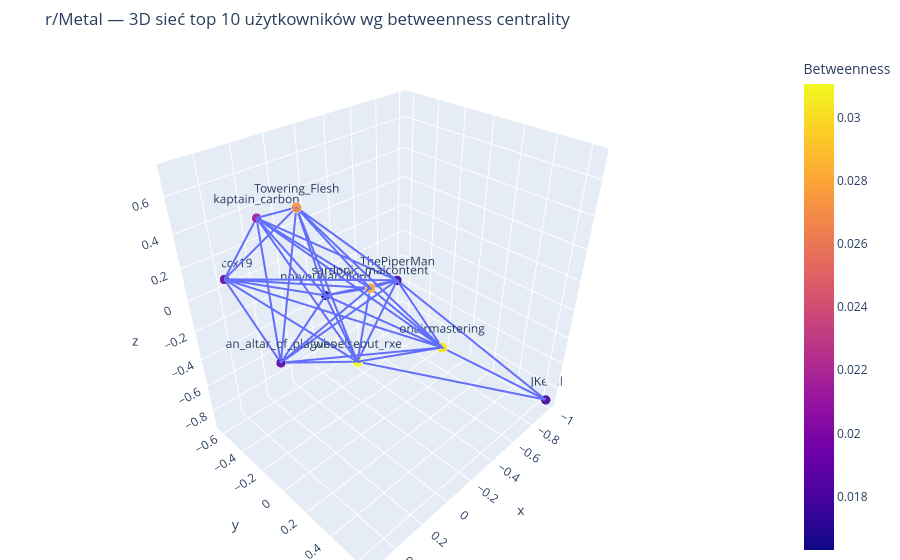
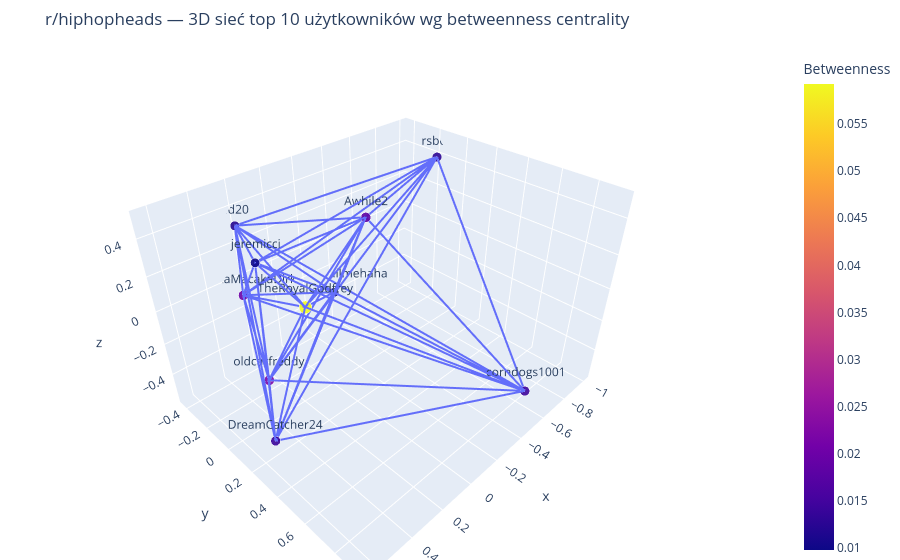
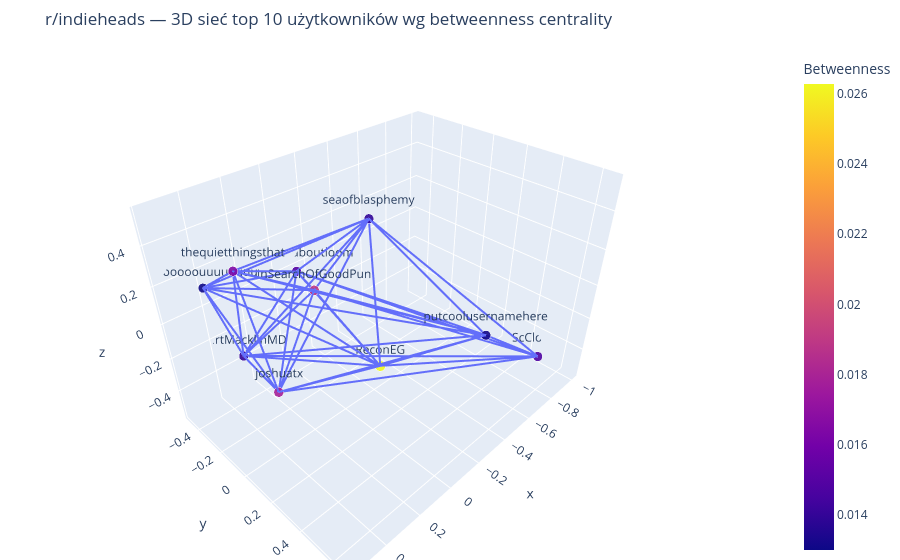
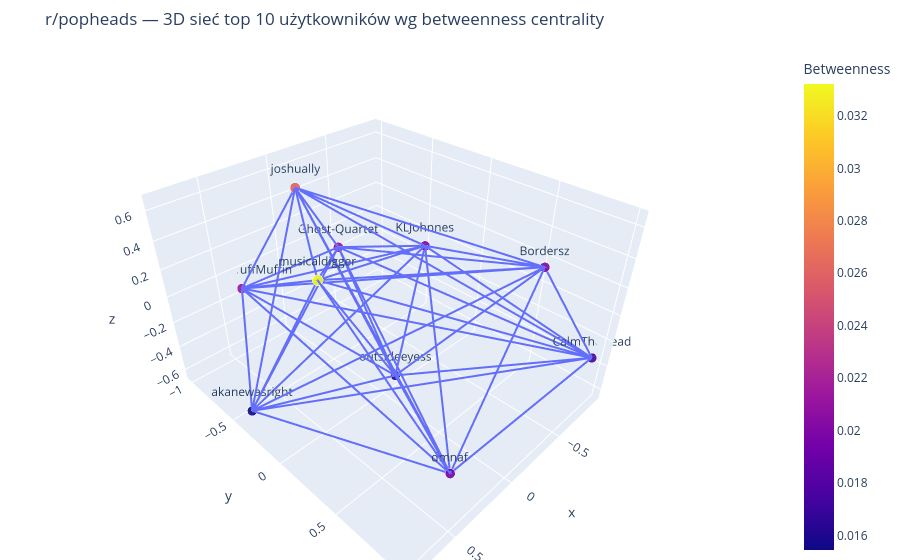

These figures' notebook cell, in order:
### Code cell
# Wizualizacja 3D — top 10 użytkowników wg centralności pośrednictwa

if PLOTLY_AVAILABLE:

    for subreddit, graph in sorted(graphs.items()):

        if subreddit not in centrality_tables:
            print(f"Brak tabeli centralności dla {subreddit_display(subreddit)}.")
            continue

        centrality_df = centrality_tables[subreddit]

        top_users = (
            centrality_df.sort_values("betweenness_centrality", ascending=False)
            .head(10)
            .index
            .tolist()
        )

        subgraph = graph.to_undirected().subgraph(top_users).copy()

        if subgraph.number_of_nodes() < 2:
            print(f"{subreddit_display(subreddit)}: za mało użytkowników do wizualizacji 3D.")
            continue

        positions = nx.spring_layout(subgraph, dim=3, seed=42, k=1.5)

        communities = nx.get_node_attributes(graph, "community")

        # Krawędzie
        edge_x, edge_y, edge_z = [], [], []

        for source, target in subgraph.edges():

            x0, y0, z0 = positions[source]
            x1, y1, z1 = positions[target]

            edge_x += [x0, x1, None]
            edge_y += [y0, y1, None]
            edge_z += [z0, z1, None]

        edge_trace = go.Scatter3d(
            x=edge_x,
            y=edge_y,
            z=edge_z,
            mode="lines",
            line=dict(width=4),
            hoverinfo="none",
        )

        # Węzły
        node_x = [positions[node][0] for node in subgraph.nodes()]
        node_y = [positions[node][1] for node in subgraph.nodes()]
        node_z = [positions[node][2] for node in subgraph.nodes()]

        node_betweenness = [
            centrality_df.loc[node, "betweenness_centrality"] for node in subgraph.nodes()
        ]

        node_degree = dict(subgraph.degree())

        node_trace = go.Scatter3d(
            x=node_x,
            y=node_y,
            z=node_z,
            mode="markers+text",
            text=list(subgraph.nodes()),
            textposition="top center",
            hovertext=[
                (
                    f"{node}<br>"
                    f"centralność pośrednictwa: {centrality_df.loc[node, 'betweenness_centrality']:.6f}<br>"
                    f"stopień w pokazywanym podgrafie: {node_degree[node]}<br>"
                    f"społeczność: {communities.get(node, 'brak')}"
                )
                for node in subgraph.nodes()
            ],
            hoverinfo="text",
            marker=dict(
                size=[10 + value * 80 for value in node_betweenness],
                color=node_betweenness,
                opacity=0.9,
                colorbar=dict(title="Pośrednictwo"),
            ),
        )

        figure = go.Figure(data=[edge_trace, node_trace])

        figure.update_layout(
            title=(
                f"{subreddit_display(subreddit)} — 3D sieć: top 10 użytkowników "
                f"wg centralności pośrednictwa"
            ),
            showlegend=False,
            margin=dict(l=0, r=0, b=0, t=50),
        )

        subreddit_slug = str(subreddit).lower().replace(" ", "_").replace("/", "_")
        save_plotly_png(figure, f"network_top_betweenness_3d_{subreddit_slug}.png")
        figure.show()

else:
    print(
        "Plotly nie jest zainstalowane, dlatego pominięto "
        "interaktywną wizualizację 3D."
    )

### Figure 1 — Plotly figure (JSON) as saved in the notebook; plotly's stock layout.template omitted (floating-point values rounded to 4 significant figures)
{"data": [{"hoverinfo": "none", "line": {"width": 4}, "mode": "lines", "type": "scatter3d", "x": [0.3455, 0.3768, null, 0.3455, -0.3677, null, 0.3455, 0.536, null, 0.3455, 0.3151, null, 0.3455, -0.09776, null, 0.3455, 0.1163, null, 0.3455, 0.05097, null, 0.3455, -0.2753, null, 0.1163, -0.09776, null, 0.1163, 0.05097, null, 0.1163, 0.536, null, 0.1163, 0.3768, null, 0.1163, -0.3677, null, 0.1163, 0.3151, null, 0.1163, -0.2753, null, -1, 0.05097, null, -1, -0.3677, null, -1, -0.2753, null, -0.09776, 0.3768, null, -0.09776, -0.3677, null, -0.09776, 0.536, null, -0.09776, 0.3151, null, -0.09776, -0.2753, null, -0.09776, 0.05097, null, 0.3768, 0.05097, null, 0.3768, 0.536, null, 0.3768, -0.3677, null, 0.3768, 0.3151, null, 0.3768, -0.2753, null, 0.3151, 0.05097, null, 0.3151, 0.536, null, 0.3151, -0.3677, null, 0.3151, -0.2753, null, 0.536, 0.05097, null, 0.536, -0.2753, null, 0.536, -0.3677, null, -0.3677, 0.05097, null, -0.3677, -0.2753, null, 0.05097, -0.2753, null], "y": [0.04092, -0.6308, null, 0.04092, -0.06486, null, 0.04092, 0.06965, null, 0.04092, -0.3272, null, 0.04092, -0.376, null, 0.04092, 0.2328, null, 0.04092, 0.05021, null, 0.04092, 0.3608, null, 0.2328, -0.376, null, 0.2328, 0.05021, null, 0.2328, 0.06965, null, 0.2328, -0.6308, null, 0.2328, -0.06486, null, 0.2328, -0.3272, null, 0.2328, 0.3608, null, 0.6444, 0.05021, null, 0.6444, -0.06486, null, 0.6444, 0.3608, null, -0.376, -0.6308, null, -0.376, -0.06486, null, -0.376, 0.06965, null, -0.376, -0.3272, null, -0.376, 0.3608, null, -0.376, 0.05021, null, -0.6308, 0.05021, null, -0.6308, 0.06965, null, -0.6308, -0.06486, null, -0.6308, -0.3272, null, -0.6308, 0.3608, null, -0.3272, 0.05021, null, -0.3272, 0.06965, null, -0.3272, -0.06486, null, -0.3272, 0.3608, null, 0.06965, 0.05021, null, 0.06965, 0.3608, null, 0.06965, -0.06486, null, -0.06486, 0.05021, null, -0.06486, 0.3608, null, 0.05021, 0.3608, null], "z": [0.7101, 0.06232, null, 0.7101, -0.025, null, 0.7101, -0.001599, null, 0.7101, 0.5161, null, 0.7101, -0.1482, null, 0.7101, 0.2907, null, 0.7101, -0.3004, null, 0.7101, -0.2114, null, 0.2907, -0.1482, null, 0.2907, -0.3004, null, 0.2907, -0.001599, null, 0.2907, 0.06232, null, 0.2907, -0.025, null, 0.2907, 0.5161, null, 0.2907, -0.2114, null, -0.8928, -0.3004, null, -0.8928, -0.025, null, -0.8928, -0.2114, null, -0.1482, 0.06232, null, -0.1482, -0.025, null, -0.1482, -0.001599, null, -0.1482, 0.5161, null, -0.1482, -0.2114, null, -0.1482, -0.3004, null, 0.06232, -0.3004, null, 0.06232, -0.001599, null, 0.06232, -0.025, null, 0.06232, 0.5161, null, 0.06232, -0.2114, null, 0.5161, -0.3004, null, 0.5161, -0.001599, null, 0.5161, -0.025, null, 0.5161, -0.2114, null, -0.001599, -0.3004, null, -0.001599, -0.2114, null, -0.001599, -0.025, null, -0.025, -0.3004, null, -0.025, -0.2114, null, -0.3004, -0.2114, null]}, {"hoverinfo": "text", "hovertext": ["Towering_Flesh<br>betweenness centrality: 0.027189<br>degree in shown subgraph: 8<br>community: 3", "sardonic_malcontent<br>betweenness centrality: 0.028470<br>degree in shown subgraph: 8<br>community: 14", "JKevill<br>betweenness centrality: 0.017720<br>degree in shown subgraph: 3<br>community: 27", "notyourlandlord<br>betweenness centrality: 0.016307<br>degree in shown subgraph: 8<br>community: 12", "Samccx19<br>betweenness centrality: 0.018940<br>degree in shown subgraph: 8<br>community: 11", "kaptain_carbon<br>betweenness centrality: 0.021215<br>degree in shown subgraph: 8<br>community: 10", "an_altar_of_plagues<br>betweenness centrality: 0.018708<br>degree in shown subgraph: 8<br>community: 10", "ThePiperMan<br>betweenness centrality: 0.017837<br>degree in shown subgraph: 9<br>community: 12", "whoelsebut_rxe<br>betweenness centrality: 0.031067<br>degree in shown subgraph: 9<br>community: 12", "onairmastering<br>betweenness centrality: 0.030196<br>degree in shown subgraph: 9<br>community: 12"], "marker": {"color": [0.02719, 0.02847, 0.01772, 0.01631, 0.01894, 0.02121, 0.01871, 0.01784, 0.03107, 0.0302], "colorbar": {"title": {"text": "Betweenness"}}, "opacity": 0.9, "size": [12.18, 12.28, 11.42, 11.3, 11.52, 11.7, 11.5, 11.43, 12.49, 12.42]}, "mode": "markers+text", "text": ["Towering_Flesh", "sardonic_malcontent", "JKevill", "notyourlandlord", "Samccx19", "kaptain_carbon", "an_altar_of_plagues", "ThePiperMan", "whoelsebut_rxe", "onairmastering"], "textposition": "top center", "type": "scatter3d", "x": [0.3455, 0.1163, -1, -0.09776, 0.3768, 0.3151, 0.536, -0.3677, 0.05097, -0.2753], "y": [0.04092, 0.2328, 0.6444, -0.376, -0.6308, -0.3272, 0.06965, -0.06486, 0.05021, 0.3608], "z": [0.7101, 0.2907, -0.8928, -0.1482, 0.06232, 0.5161, -0.001599, -0.025, -0.3004, -0.2114]}], "layout": {"margin": {"b": 0, "l": 0, "r": 0, "t": 50}, "showlegend": false, "title": {"text": "r/Metal — 3D sieć top 10 użytkowników wg betweenness centrality"}}}

### Figure 2 — Plotly figure (JSON) as saved in the notebook; plotly's stock layout.template omitted (floating-point values rounded to 4 significant figures; data arrays with more than 128 entries replaced by an {"elided": "..."} marker saying what was removed)
{"data": [{"hoverinfo": "none", "line": {"width": 4}, "mode": "lines", "type": "scatter3d", "x": {"elided": "132 float values"}, "y": {"elided": "132 float values"}, "z": {"elided": "132 float values"}}, {"hoverinfo": "text", "hovertext": ["jeremicci<br>betweenness centrality: 0.009787<br>degree in shown subgraph: 9<br>community: 23", "oldcarfreddy<br>betweenness centrality: 0.021958<br>degree in shown subgraph: 9<br>community: 2", "TheRoyalGodfrey<br>betweenness centrality: 0.059252<br>degree in shown subgraph: 9<br>community: 3", "nd20<br>betweenness centrality: 0.011960<br>degree in shown subgraph: 9<br>community: 10", "DreamCatcher24<br>betweenness centrality: 0.014028<br>degree in shown subgraph: 9<br>community: 3", "rsbor<br>betweenness centrality: 0.012662<br>degree in shown subgraph: 8<br>community: 0", "Awhile2<br>betweenness centrality: 0.018022<br>degree in shown subgraph: 9<br>community: 9", "youcantkillmehaha<br>betweenness centrality: 0.010085<br>degree in shown subgraph: 8<br>community: 10", "corndogs1001<br>betweenness centrality: 0.014275<br>degree in shown subgraph: 9<br>community: 0", "RafiakaMacakaDirk<br>betweenness centrality: 0.020127<br>degree in shown subgraph: 9<br>community: 10"], "marker": {"color": [0.009787, 0.02196, 0.05925, 0.01196, 0.01403, 0.01266, 0.01802, 0.01008, 0.01427, 0.02013], "colorbar": {"title": {"text": "Betweenness"}}, "opacity": 0.9, "size": [10.78, 11.76, 14.74, 10.96, 11.12, 11.01, 11.44, 10.81, 11.14, 11.61]}, "mode": "markers+text", "text": ["jeremicci", "oldcarfreddy", "TheRoyalGodfrey", "nd20", "DreamCatcher24", "rsbor", "Awhile2", "youcantkillmehaha", "corndogs1001", "RafiakaMacakaDirk"], "textposition": "top center", "type": "scatter3d", "x": [0.5135, 0.2579, 0.1578, 0.2139, 0.6283, -1, -0.2028, -0.3896, -0.4367, 0.2578], "y": [0.2221, -0.2403, 0.02442, -0.4195, 0.3691, -0.1717, 0.07917, -0.4279, 0.9339, -0.3693], "z": [0.5041, -0.5636, 0.0152, 0.3114, -0.2883, 0.3925, 0.3875, -0.3761, -0.3256, -0.05718]}], "layout": {"margin": {"b": 0, "l": 0, "r": 0, "t": 50}, "showlegend": false, "title": {"text": "r/hiphopheads — 3D sieć top 10 użytkowników wg betweenness centrality"}}}

### Figure 3 — Plotly figure (JSON) as saved in the notebook; plotly's stock layout.template omitted (floating-point values rounded to 4 significant figures; data arrays with more than 128 entries replaced by an {"elided": "..."} marker saying what was removed)
{"data": [{"hoverinfo": "none", "line": {"width": 4}, "mode": "lines", "type": "scatter3d", "x": {"elided": "129 float values"}, "y": {"elided": "129 float values"}, "z": {"elided": "129 float values"}}, {"hoverinfo": "text", "hovertext": ["seaofblasphemy<br>betweenness centrality: 0.013908<br>degree in shown subgraph: 9<br>community: 3", "plzaskmeaboutloom<br>betweenness centrality: 0.014931<br>degree in shown subgraph: 9<br>community: 1", "putcoolusernamehere<br>betweenness centrality: 0.013130<br>degree in shown subgraph: 9<br>community: 15", "thequietthingsthat<br>betweenness centrality: 0.016403<br>degree in shown subgraph: 8<br>community: 1", "Yoooooouuuuuuuu<br>betweenness centrality: 0.013000<br>degree in shown subgraph: 8<br>community: 1", "ReconEG<br>betweenness centrality: 0.026280<br>degree in shown subgraph: 9<br>community: 8", "InSearchOfGoodPun<br>betweenness centrality: 0.018931<br>degree in shown subgraph: 9<br>community: 1", "BertMacklinMD<br>betweenness centrality: 0.014003<br>degree in shown subgraph: 9<br>community: 1", "joshuatx<br>betweenness centrality: 0.017858<br>degree in shown subgraph: 9<br>community: 1", "ScCloudy<br>betweenness centrality: 0.014752<br>degree in shown subgraph: 7<br>community: 6"], "marker": {"color": [0.01391, 0.01493, 0.01313, 0.0164, 0.013, 0.02628, 0.01893, 0.014, 0.01786, 0.01475], "colorbar": {"title": {"text": "Betweenness"}}, "opacity": 0.9, "size": [11.11, 11.19, 11.05, 11.31, 11.04, 12.1, 11.51, 11.12, 11.43, 11.18]}, "mode": "markers+text", "text": ["seaofblasphemy", "plzaskmeaboutloom", "putcoolusernamehere", "thequietthingsthat", "Yoooooouuuuuuuu", "ReconEG", "InSearchOfGoodPun", "BertMacklinMD", "joshuatx", "ScCloudy"], "textposition": "top center", "type": "scatter3d", "x": [-0.325, -0.1193, -0.1934, 0.5592, 0.4454, -0.2778, 0.1245, 0.3051, 0.4814, -1], "y": [-0.148, -0.4784, 0.6589, 0.1219, -0.3728, -0.0326, -0.01492, -0.3863, 0.1767, 0.4754], "z": [0.3186, -0.02756, 0.1467, 0.5408, 0.1856, -0.4888, 0.1919, -0.2846, -0.0316, -0.5511]}], "layout": {"margin": {"b": 0, "l": 0, "r": 0, "t": 50}, "showlegend": false, "title": {"text": "r/indieheads — 3D sieć top 10 użytkowników wg betweenness centrality"}}}

### Figure 4 — Plotly figure (JSON) as saved in the notebook; plotly's stock layout.template omitted (floating-point values rounded to 4 significant figures; data arrays with more than 128 entries replaced by an {"elided": "..."} marker saying what was removed)
{"data": [{"hoverinfo": "none", "line": {"width": 4}, "mode": "lines", "type": "scatter3d", "x": {"elided": "135 float values"}, "y": {"elided": "135 float values"}, "z": {"elided": "135 float values"}}, {"hoverinfo": "text", "hovertext": ["Bordersz<br>betweenness centrality: 0.019916<br>degree in shown subgraph: 9<br>community: 0", "CalmTheHead<br>betweenness centrality: 0.017400<br>degree in shown subgraph: 9<br>community: 0", "KLJohnnes<br>betweenness centrality: 0.019813<br>degree in shown subgraph: 9<br>community: 1", "Ghost-Quartet<br>betweenness centrality: 0.020902<br>degree in shown subgraph: 9<br>community: 6", "musicaldigger<br>betweenness centrality: 0.033223<br>degree in shown subgraph: 9<br>community: 2", "joshually<br>betweenness centrality: 0.025845<br>degree in shown subgraph: 9<br>community: 4", "dmnaf<br>betweenness centrality: 0.019457<br>degree in shown subgraph: 9<br>community: 3", "outsideeyess<br>betweenness centrality: 0.016025<br>degree in shown subgraph: 9<br>community: 3", "akanewasright<br>betweenness centrality: 0.015439<br>degree in shown subgraph: 9<br>community: 6", "McIgglyTuffMuffin<br>betweenness centrality: 0.021183<br>degree in shown subgraph: 9<br>community: 6"], "marker": {"color": [0.01992, 0.0174, 0.01981, 0.0209, 0.03322, 0.02584, 0.01946, 0.01603, 0.01544, 0.02118], "colorbar": {"title": {"text": "Betweenness"}}, "opacity": 0.9, "size": [11.59, 11.39, 11.59, 11.67, 12.66, 12.07, 11.56, 11.28, 11.24, 11.69]}, "mode": "markers+text", "text": ["Bordersz", "CalmTheHead", "KLJohnnes", "Ghost-Quartet", "musicaldigger", "joshually", "dmnaf", "outsideeyess", "akanewasright", "McIgglyTuffMuffin"], "textposition": "top center", "type": "scatter3d", "x": [-0.4744, -0.9253, -0.4734, -0.3503, 0.5826, 0.1272, 0.5076, -0.1513, 0.7976, 0.3597], "y": [0.7707, 0.9608, -0.09062, -0.8088, 0.1474, -0.6008, 0.9868, -0.03302, -0.3324, -1], "z": [0.4423, -0.3498, 0.2271, -0.02523, 0.5578, 0.6575, -0.2159, -0.6389, -0.5176, -0.1373]}], "layout": {"margin": {"b": 0, "l": 0, "r": 0, "t": 50}, "showlegend": false, "title": {"text": "r/popheads — 3D sieć top 10 użytkowników wg betweenness centrality"}}}
